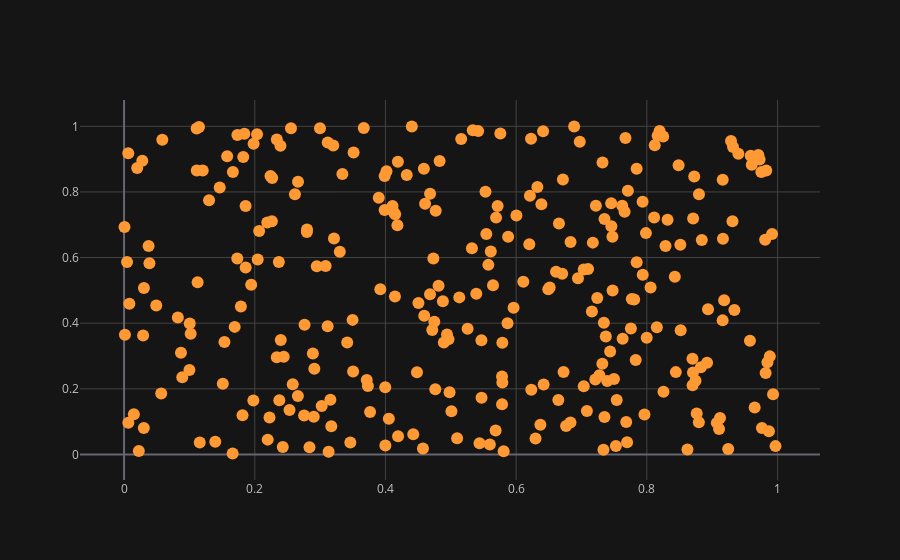

Notebook code cell kept with this figure:
### Code cell
df.iplot(x='a', y='b', mode='markers')

### Figure 1 — Plotly figure (JSON) as saved in the notebook; plotly's stock layout.template omitted (floating-point values rounded to 4 significant figures; data arrays with more than 128 entries replaced by an {"elided": "..."} marker saying what was removed)
{"data": [{"line": {"color": "rgba(255, 153, 51, 1.0)", "dash": "solid", "shape": "linear", "width": 1.3}, "marker": {"size": 12, "symbol": "circle"}, "mode": "markers", "name": "b", "text": "", "type": "scatter", "x": {"elided": "300 float values"}, "y": {"elided": "300 float values"}}], "layout": {"legend": {"bgcolor": "#151516", "font": {"color": "#D9D9D9"}}, "paper_bgcolor": "#151516", "plot_bgcolor": "#151516", "title": {"font": {"color": "#D9D9D9"}}, "xaxis": {"gridcolor": "#434343", "showgrid": true, "tickfont": {"color": "#C2C2C2"}, "title": {"font": {"color": "#D9D9D9"}, "text": ""}, "zerolinecolor": "#666570"}, "yaxis": {"gridcolor": "#434343", "showgrid": true, "tickfont": {"color": "#C2C2C2"}, "title": {"font": {"color": "#D9D9D9"}, "text": ""}, "zerolinecolor": "#666570"}}}
